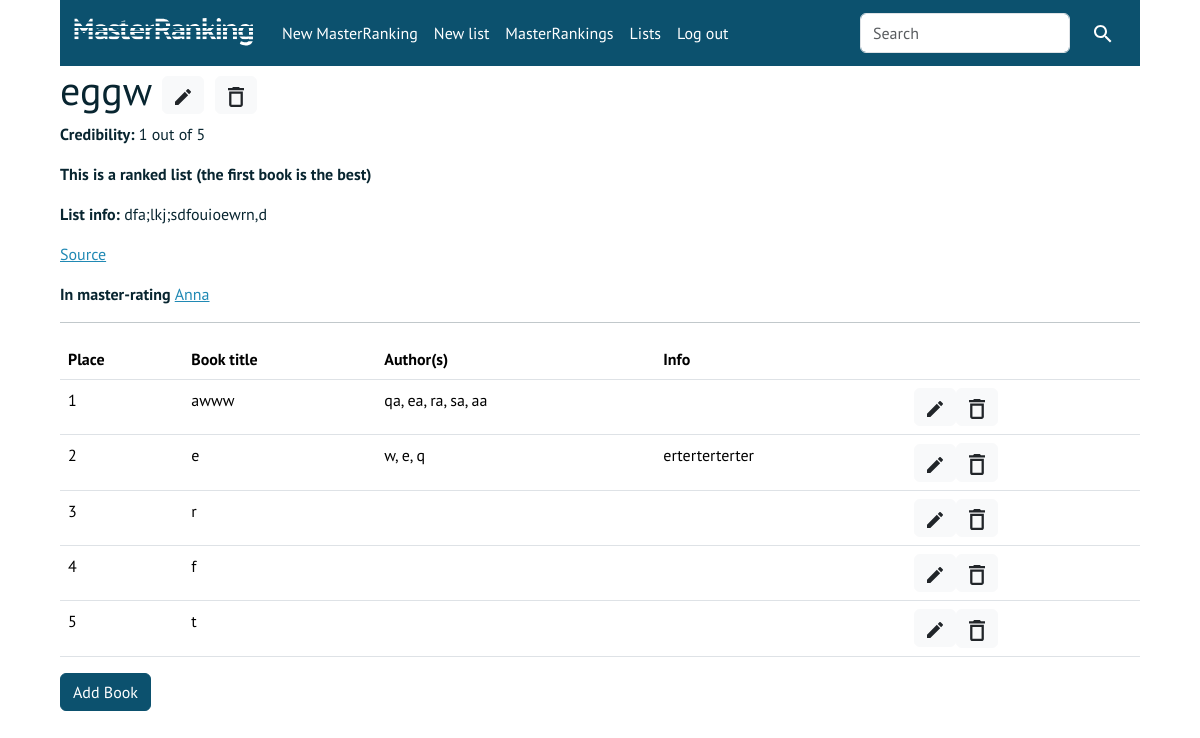
Page /lists/1-eggw (signed in) on the committed database.
### list/models.py (models this page shows, shortened)
class List(models.Model):
    name = models.CharField(max_length=320)
    info = models.CharField(max_length=960, blank=True)
    url = models.URLField(max_length=560, blank=True)
    credibility = models.PositiveIntegerField(default=3)
    book_num = models.PositiveIntegerField(default=10)
    masters = models.ManyToManyField(Master, blank=True)
    places_matter = models.BooleanField()
    slug = models.SlugField(max_length=250, null=True, blank=True)
    user = models.ForeignKey(User, on_delete=models.CASCADE)
    class Meta:
        constraints = [
            models.UniqueConstraint(fields=['name', 'user'], name='User can only have one list with this name'),
            models.UniqueConstraint(fields=['slug', 'user'], name='Slug for list - unique')
        ]
    def __str__(self):
        return self.name

class Master(models.Model):
    name = models.CharField(max_length=960)
    time = models.DateTimeField(auto_now_add=True, null=True)
    slug = models.SlugField(max_length=250, null=True, blank=True)
    user = models.ForeignKey(User, on_delete=models.CASCADE)
    class Meta:
        constraints = [
            models.UniqueConstraint(fields=['name', 'user'], name='User can only have one master with this name'),
            models.UniqueConstraint(fields=['slug', 'user'], name='Slug for master - unique')
        ]
    '''
    Related:
    list
    book_in_master
    author_in_master
    '''
    def __str__(self):
        return self.name

class Book_In_List(models.Model):
    book = models.ForeignKey(Book, on_delete=models.CASCADE) #if book deleted, bil is deleted too
    list = models.ForeignKey(List, on_delete=models.CASCADE)
    info = models.CharField(max_length=960, blank=True)
    place = models.PositiveIntegerField(default=1)
    rating = models.PositiveIntegerField(default=0)
    atom_count = models.PositiveIntegerField(default=0)
    class Meta:
        constraints = [
            models.UniqueConstraint(fields=['book', 'list'], name='book once in a list')
        ]

class Book(models.Model):
    title = models.CharField(max_length=320)
    authors = models.ManyToManyField(Author, blank=True)
    user = models.ForeignKey(User, on_delete=models.CASCADE)
    class Meta:
        constraints = [
            models.UniqueConstraint(fields=['title', 'user'], name='User can only create one book with this title'),
        ]
    def get_authors(self):
        if self.authors.count() == 0:
            return ""
        elif self.authors.count() == 1:
            return self.authors.first()
        else:
            authors = ""
            for author in self.authors.all():
                authors += f"{author}, "
            return authors[:-2]

class Author(models.Model):
    name = models.CharField(max_length=800)
    user = models.ForeignKey(User, on_delete=models.CASCADE)
    class Meta:
        constraints = [
            models.UniqueConstraint(fields=['name', 'user'], name='User can only create one author with this name'),
        ]
    def __str__(self):
        return self.name

### list/views.py (the view)
# urls.py: path("lists/<int:list_id>-<str:slug>", views.list_details, name="list"),
@login_required
def list_details(request, list_id, slug, master_id=""):
    try:
        list, list_url = get_redirected(List, {'pk': list_id}, {'slug': slug})
        if list_url:
            return HttpResponseRedirect(list_url)
    except:
        messages.error(request, "The list doesn't exist")
        return HttpResponseRedirect(reverse("lists"))
    if list.user != request.user:
        raise Http404
    if request.method == 'POST':
        form = BookForm(request.POST)
        if form.is_valid():
            bil_add(form, list_id, request.user)
            messages.success(request, "The book was added to the list")
    if master_id:
            master = Master.objects.get(pk=int(master_id))
            return HttpResponseRedirect(reverse("master_lists", args=(master.id, master.slug)))
    return render(request, "list/list.html", {"list": list, "bils_sorted": list.book_in_list_set.order_by("place", "book__title"), "form": BookForm()})

### list/forms.py
class BookForm(forms.Form):
    place = forms.IntegerField(
        min_value = 1,
        required = False,
    )
    title = forms.CharField(
        label = "Title",
        max_length = 320,
    )
    authors = forms.CharField(
        label = "Author(s): separate with commas. For books that are already present in other lists, authors will be added automatically",
        max_length = 960,
        required = False,
    )
    info = forms.CharField(
        label = "Info (optional)",
        max_length = 960,
        required = False,
    )

### list/views.py (called while the page is built)
def get_redirected(queryset_or_class, lookups, validators):
    obj = get_object_or_404(queryset_or_class, **lookups)
    for key, value in validators.items():
        if value != getattr(obj, key):
            return obj, obj.get_absolute_url()
    return obj, None

### list/templates/list/list.html (shortened to what this page needs)
{% extends 'list/base.html' %}
{% load static %}
{% load crispy_forms_tags %}
{% block body %}
<div class="listProperties">
    <h1>{{ list }}
        <a class="btn btn-light" href="{% url 'list_edit' list.id list.slug %}" data-toggle="tooltip"
            data-placement="top" title="Edit list"> <img src="{% static 'list/edit.svg' %}" style="width: 16px;"></a>
        <button type="button" class="btn btn-light" data-bs-toggle="modal" data-bs-target="#deleteListModal"
            data-toggle="tooltip" data-placement="top" title="Delete list">
            <img src="{% static 'list/delete.svg' %}" style="width: 16px;">
        </button>
    </h1>
    <p><strong>Credibility:</strong> {{ list.credibility }} out of 5</p>
    {% if list.places_matter %}
    <p><strong>This is a ranked list (the first book is the best)</strong></p>
    {% else %}
    <p><strong>This is not a ranked list (all books have the same rating)</strong></p>
    {% endif %}
    {% if list.info %}
    <p><strong>List info:</strong> {{ list.info }}</p>
    {% endif %}
    {% if list.url %}
    <p><a href="{{ list.url }}">Source</a></p>
    {% endif %}
    {% if list.masters.count != 1 %}
    <p><strong>In master-ratings:</strong></p>
    {% for master in list.masters.all %}
    - <a href="{% url 'master' master.id master.slug %}">{{ master }}</a><br>
    {% endfor %}
    {% else %}
    <p><strong>In master-rating </strong><a href="{% url 'master' list.masters.first.id list.masters.first.slug %}">
            {{ list.masters.first }}</a>
    </p>
    {% endif %}
</div>
{% if not bils_sorted %}
<p>This list doesn't have any books yet</p>
<button class="btn btn-primary add-book" id="e{{ list.id }}">Add Book</button><br>
{% else %}
<hr>
<table class="table table-hover">
    <thead>
        <tr>
            {% if list.places_matter %}
            <th scope="col">Place</th>
            {% endif %}
            <th scope="col">Book title</th>
            <th scope="col">Author(s)</th>
            <th scope="col">Info</th>
            <th scope="col"></th>
        </tr>
    </thead>
    <tbody>
        {% for bil in bils_sorted %}
        <tr>
            {% if list.places_matter %}
            <td>{{ bil.place }}</td>
            {% endif %}
            <td>{{ bil.book.title }}</td>
            <td>{{ bil.book.get_authors }}</td>
            <td>{{ bil.info }}</td>
            <td>
                <button type="button" class="btn btn-light" data-bs-toggle="modal"
                    data-bs-target="#editBilModal{{bil.id}}" data-toggle="tooltip" data-placement="top"
                    title="Edit book">
                    <img src="{% static 'list/edit.svg' %}" style="width: 16px;">
                    <button type="button" class="btn btn-light" data-bs-toggle="modal"
                        data-bs-target="#deleteBilModal{{bil.id}}" data-toggle="tooltip" data-placement="top"
                        title="Delete book">
                        <img src="{% static 'list/delete.svg' %}" style="width: 16px;">
            </td>
        </tr>
        {% endfor %}
    </tbody>
</table>
<button class="btn btn-primary add-book" id="n{{ list.id }}">Add Book</button><br>
{% endif %}
{% endblock %}

### list/static/list/style.css (style rules this page uses)
body { font-family: PT Sans, Arial, sans-serif; color: #082530; width: 90%; margin: 0 auto; }
a { color: #2089B4; }
.listProperties { position: relative; }
.btn-primary { color: #fff; background-color: #0C516E; border-color: #0C516E; }

### rows in the picture
List: name "eggw", credibility "1", info "dfa;lkj;sdfouioewrn,d", masters.first "Anna"
Book_In_List: place "1", book "awww", book.get_authors "qa, ea, ra, sa, aa"
Book_In_List: place "2", book "e", book.get_authors "w, e, q", info "erterterterter"
Book_In_List: place "3", book "r"
Book_In_List: place "4", book "f"
Book_In_List: place "5", book "t"
